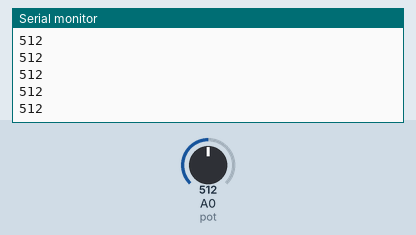
Bench run of a sketch on a simulated Arduino Uno, built with avr-gcc and run on an emulated ATmega328P. Shown: the last lines printed to the serial monitor. Inputs (shaded band) come from the test bench; at power-on: A0 (pot) = 512.

Above: at 1.2 s.
1.3 s: A0 (pot) set to 716
At 1.31 s:
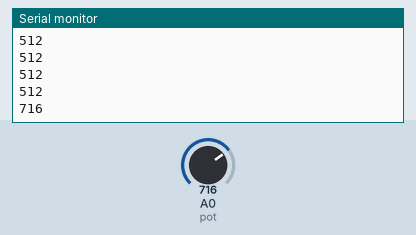
2.8 s: A0 (pot) set to 900
At 2.81 s:
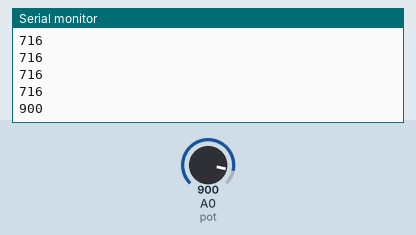
Timing chart, 0 to 5.8 s (numbered marks = the images above; inputs shaded):
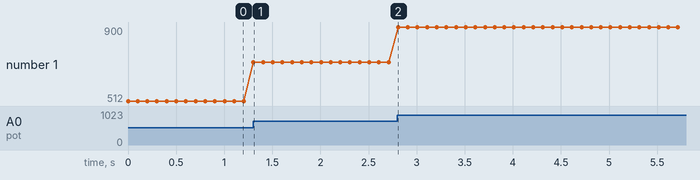

The sketch:

task_2_Serial_Monitor_embadded.ino
```cpp
#define pot A0
void setup() {
  // put your setup code here, to run once:
  pinMode(pot,INPUT);
  Serial.begin(9600);

}

void loop() {
  // put your main code here, to run repeatedly:
  int data = analogRead(pot);
  Serial.println(data);
  delay(100);
}
```

Measured:
- after the input at 1.3 s, the serial monitor: prints a new line at once (image 1)
- after the input at 2.8 s, the serial monitor: prints a new line at once (image 2)
- plotted number 1: 512 → 716 after the input at 1.3 s, 716 → 900 after the input at 2.8 s
